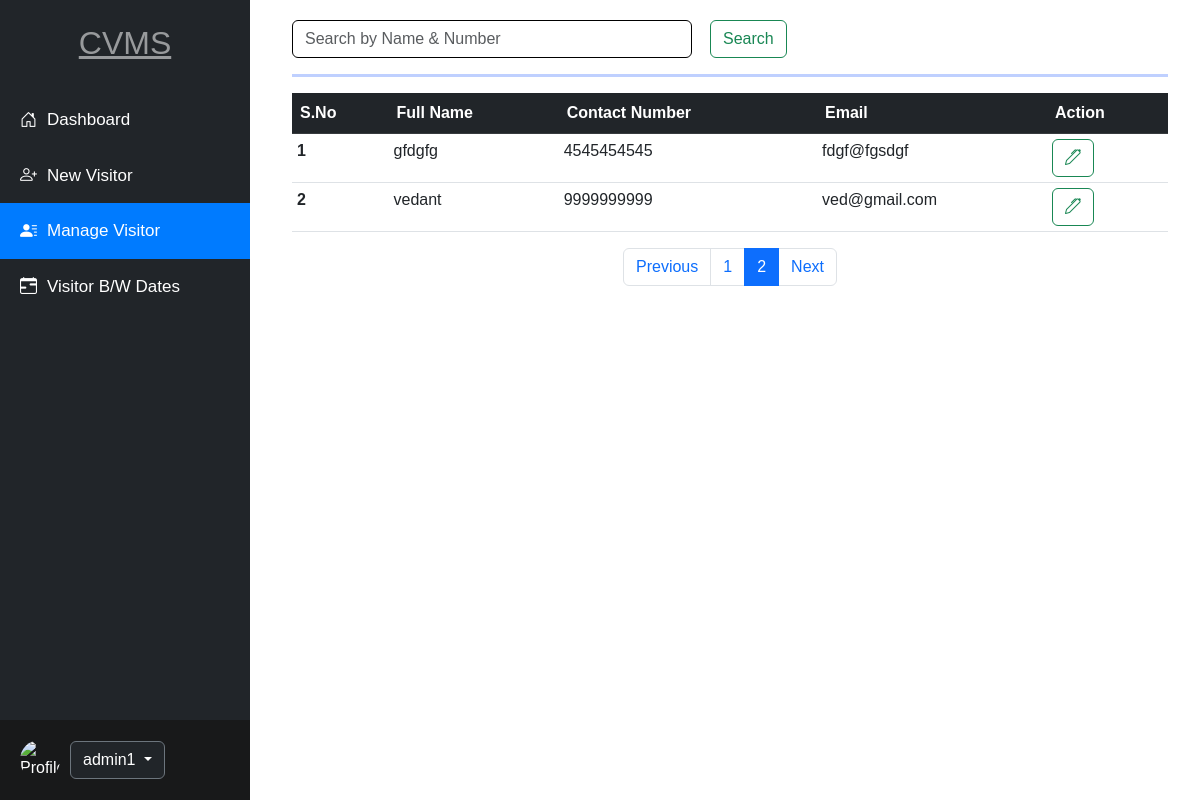
The page /managevisiter?page=2 (signed in) on the database its author committed.
### app/models.py (models this page shows, shortened)
class Add_new_visiter(models.Model):
    id = models.AutoField(primary_key=True)
    fullname = models.CharField(max_length=100)
    email = models.EmailField()
    phonenum = models.CharField(max_length=15)
    address = models.TextField()
    whomtomeet = models.CharField(max_length=100)
    department = models.CharField(max_length=100)
    reasontomeet = models.CharField(max_length=255)
    date = models.DateField(auto_now_add=True)
    remark = models.CharField(max_length=20,default='')

### app/views.py (the view, shortened to what this page needs)
# urls.py: path('managevisiter',views.Managevisiter,name='managevisiter'),
def Managevisiter(request):
    username = request.session.get('username')
    visitors = None
    if not visitors:
        try:
            visitors = Add_new_visiter.objects.all().order_by('fullname')
        except :
            messages.error(request,"Something went wrong...!")
    paginator = Paginator(visitors, 8)
    page_number = request.GET.get('page')
    try:
        page_obj  = paginator.get_page(page_number)
    except PageNotAnInteger:
        page_obj = paginator.page(1)
    param = {'visitors':page_obj,'username': username}
    return render(request,'managevisiter.html',param)

### app/templates/managevisiter.html (shortened to what this page needs)
<!DOCTYPE html>
<html lang="en">
<head>
    <link href="https://cdn.jsdelivr.net/npm/bootstrap@5.3.0-alpha1/dist/css/bootstrap.min.css" rel="stylesheet">
    <link href="https://cdnjs.cloudflare.com/ajax/libs/bootstrap-icons/1.5.0/font/bootstrap-icons.min.css" rel="stylesheet">
    <link rel="stylesheet" href="https://cdn.jsdelivr.net/npm/bootstrap-table@1.23.2/dist/bootstrap-table.min.css">
</head>
<body>
    <div class="container-fluid">
        <div class="sidebar">
            <div>
                <h2 class="mt-1">CVMS</h2>
                <a href="/dashboard"><i class="bi bi-house-door"></i>Dashboard</a>
                <a href="/newvisiter"><i class="bi bi-person-plus"></i>New Visitor</a>
                <a href="/managevisiter"><i class="bi bi-person-lines-fill"></i>Manage Visitor</a>
                <a href="/visitbydate"><i class="bi bi-calendar-range"></i>Visitor B/W Dates</a>
            </div>
            <div class="profile-section">
                <img src="https://encrypted-tbn0.gstatic.com/images?q=tbn:ANd9GcTpvAh_S9v0U8Sy7IK76J4PMEATaqYuc8j_lQ&s" alt="Profile Image">
                <div class="dropdown">
                    <button class="btn btn-secondary dropdown-toggle bg-dark" type="button" id="dropdownMenuButton"
                        data-bs-toggle="dropdown" aria-expanded="false">
                        {{ username }}
                    </button>
                </div>
            </div>
        </div>
        <div class="content">
            <div class="search-bar mb-1">
                <form class="d-flex" method="post">
                    <input class="form-control me-2" type="search" name="searchfield" placeholder="Search by Name & Number" autocomplete="off" aria-label="Search">
                    <button class="btn btn-outline-success" type="submit">Search</button>
                </form>
            </div>
            <hr class="my-3" style="border-top: 3px solid rgb(0, 68, 255);">
            <div class="table1">
                <table class="table">
                    <thead class="thead-dark">
                        <tr class="table-dark">
                            <th scope="col">S.No</th>
                            <th scope="col">Full Name</th>
                            <th scope="col">Contact Number</th>
                            <th scope="col">Email</th>
                            <th scope="col">Action</th>
                        </tr>
                    </thead>
                    <tbody>
                        {% for visitor in visitors %}
                        <tr>
                            <th>{{ forloop.counter }}</th>
                            <td>{{ visitor.fullname }}</td>
                            <td>{{ visitor.phonenum }}</td>
                            <td>{{ visitor.email }}</td>
                            <td><a class="btn btn-outline-success" href="/updatevisiter/{{ visitor.id }}"><i class="bi bi-pen"></i></a></td>
                        </tr>
                        {% endfor %}
                    </tbody>
                </table>
                <nav aria-label="Visitor navigation">
                    <ul class="pagination justify-content-center">
                        {% if visitors.has_previous %}
                            <li class="page-item">
                                <a class="page-link" href="?page={{ visitors.previous_page_number}}">Previous</a>
                            </li>
                        {%  else %}
                            <li class="page-item">
                                <a class="page-link" tabindex="-1">Previous</a>
                            </li>
                        {% endif %}
                        {% for i in visitors.paginator.page_range %}
                            {% if i == visitors.number %}
                                <li class="page-item">
                                    <a class="page-link active" href="?page={{i}}">{{i}}</a>
                                </li>
                            {% else %}
                                <li class="page-item">
                                    <a class="page-link" href="?page={{i}}">{{i}}</a>
                                </li>
                            {% endif %}
                        {% endfor %}
                        {% if visitors.has_next %}
                            <li class="page-item">
                                <a class="page-link" href="?page={{ visitors.next_page_number }}">Next</a>
                            </li>
                        {%else%}
                            <li class="page-item">
                                <a class="page-link" tabindex="-1">Next</a>
                            </li>
                        {% endif %}
                    </ul>
                </nav>
            </div>
        </div>
    </div>
</body>
</html>

### app/templates/managevisiter.html (style rules this page uses)
body { font-family: Arial, sans-serif; margin: 0; }
.sidebar { height: 100vh; width: 250px; position: fixed; top: 0; left: 0; background-color: #212529; color: white; padding-top: 20px; display: flex; flex-direction: column; justify-content: space-between; }
.sidebar a { color: white; padding: 15px 20px; text-decoration: none; font-size: 17px; display: flex; align-items: center; }
.sidebar a.active { background-color: #007bff; color: white; }
.sidebar a i { margin-right: 10px; }
.sidebar .profile-section { padding: 20px; display: flex; align-items: center; background-color: #18191a; }
.sidebar .profile-section img { border-radius: 50%; width: 40px; height: 40px; margin-right: 10px; }
.sidebar h2 { text-align: center; text-decoration: underline; margin-bottom: 30px; color: rgba(255, 255, 255, 0.538); }
.content { margin-left: 260px; padding: 20px; }
.search-bar input { width: 400px; border: 1px solid black; }
.search-bar button { margin-left: 10px; }
.table1 table tbody tr { padding: 0 !important; margin: 0 !important; }
.table1 table tbody tr td, .table1 table tbody tr th { padding: 5px !important; }
.table1 table tbody tr:nth-child(odd) { background-color: #ffffff; }
.table1 table tbody tr:nth-child(even) { background-color: #a3e4d7a8; }

### rows shown on the page
Add_new_visiter: fullname "gfdgfg", phonenum "4545454545", email "fdgf@fgsdgf"
Add_new_visiter: fullname "vedant", phonenum "9999999999", email "ved@gmail.com"

### other values the page prints
{{ username }} "admin1"
{{ i }} "1"
{{ i }} "2"
